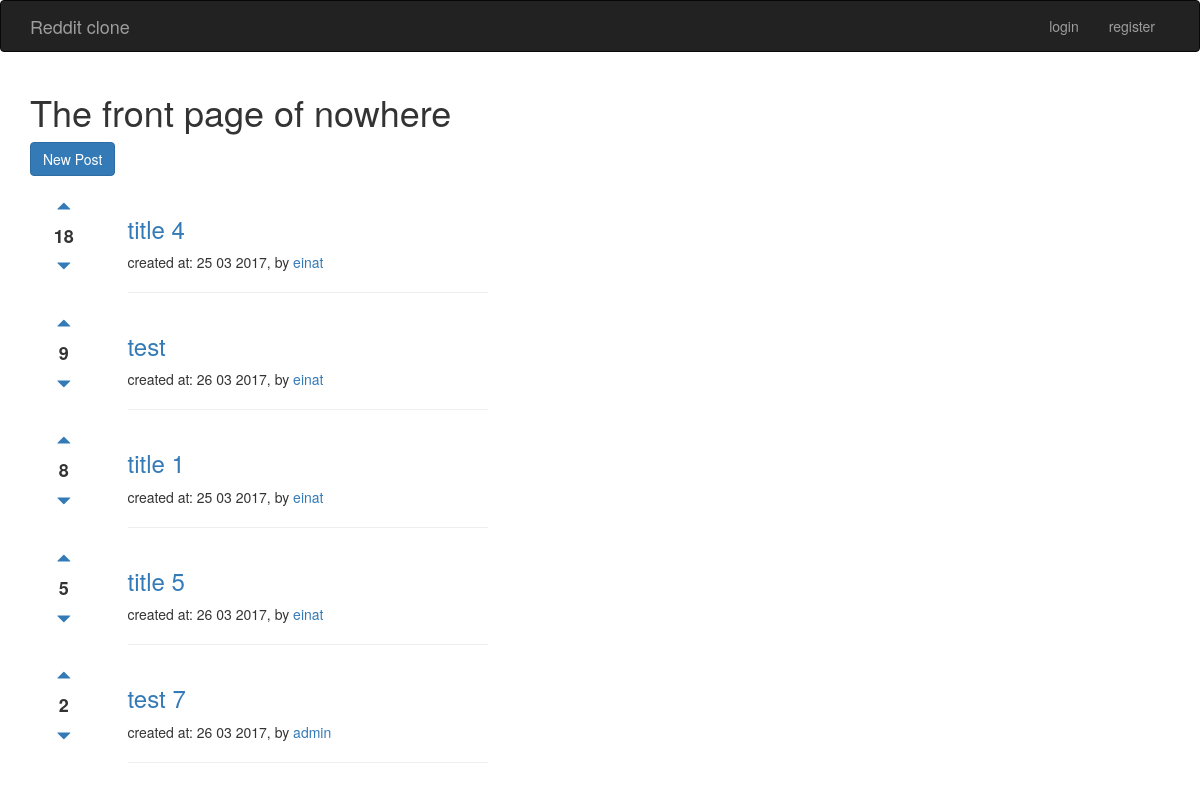
The page / on the database its author committed.
### posts/models.py (models this page shows)
class Post(models.Model):
    title = models.CharField(max_length=200)
    url = models.TextField()
    pub_date = models.DateTimeField()
    author = models.ForeignKey(User)
    votes_total= models.IntegerField(default=1)
    def pub_date_pretty(self):
        return self.pub_date.strftime('%d %m %Y')

### posts/views.py (the view)
# urls.py: 2. Add a URL to urlpatterns:  url(r'^$', views.home, name='home')
def home(request):
    post = Post.objects.order_by('-votes_total')
    return render(request, 'posts/home.html', {'postim':post})

### posts/templates/posts/home.html (shortened to what this page needs)
{% extends 'base.html' %}
{% block content %}
<h1>The front page of nowhere</h1>
<a class="btn btn-primary" href={% url 'posts:create' %} >New Post</a>
<br>
<br>
{% for post in postim.all %}
<div class="row">
<div class="col-sm-1" align="center">
  <a href="#" onClick="document.getElementById('arrowup{{ post.id }}').submit();"><span class="glyphicon glyphicon-triangle-top" aria-hidden="true"></span></a>
  <h4><strong>{{post.votes_total}}</strong></h4>
  <a href="#" onClick="document.getElementById('arrowbottom{{ post.id }}').submit();"><span class="glyphicon glyphicon-triangle-bottom" aria-hidden="true"></span></a>
</div>
<div class="col-sm-4">
  <a href="{{ post.url }}" ><h3>{{post.title}} </h3></a>
  created at: {{post.pub_date_pretty}}, by <a href="#" onClick="document.getElementById('author{{ post.id }}').submit();">{{post.author.username}}</a>
  <hr>
</div>
</div>
{% endfor %}
{% endblock%}

### templates/base.html (shortened to what this page needs)
<!DOCTYPE html>
<html lang="en">
  <head>
<link rel="stylesheet" href="https://maxcdn.bootstrapcdn.com/bootstrap/3.3.7/css/bootstrap.min.css">
  </head>
  <body>
    <nav class="navbar navbar-inverse">
      <div class="container">
                  <div class="navbar-header">
                       <a class="navbar-brand" href="{% url 'home' %}">Reddit clone</a>
                  </div>
                  <div class="collapse navbar-collapse" id="mynav">
                      <ul class="nav navbar-nav navbar-right">
                        {% if user.is_authenticated %}
                          <li><a href="{% url 'accounts:logout' %}">{{ user.username }}, sign out</a></li>
                        {% else %}
                          <li><a href="{% url 'accounts:login' %}">login</a></li>
                          <li><a href="{% url 'accounts:signup' %}">register</a></li>
                        {% endif%}
                      </ul>
                  </div>
      </div>
    </nav>
    <div class="container" style="text-align: left;">
      {% block content %}
      {% endblock %}
     </div class="container">
<br />
  </body>
</html>

### rows shown on the page
Post: votes_total "18", title "title 4", pub_date_pretty "25 03 2017", author.username "einat"
Post: votes_total "9", title "test", pub_date_pretty "26 03 2017", author.username "einat"
Post: votes_total "8", title "title 1", pub_date_pretty "25 03 2017", author.username "einat"
Post: votes_total "5", title "title 5", pub_date_pretty "26 03 2017", author.username "einat"
Post: votes_total "2", title "test 7", pub_date_pretty "26 03 2017", author.username "admin"
